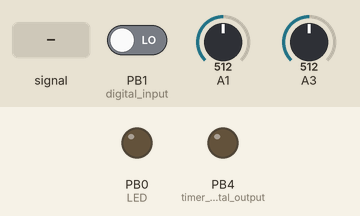
The sketch below on a simulated ATtiny85, built with avr-gcc and run on an emulated ATtiny85. Parts: output pins drawn as LEDs (lit = HIGH). The test bench sets the inputs (shaded band); at power-on: A1 = 512, PB1 (digital_input) LOW, A3 = 512.

Above: at 0.1 s.
At 1.9 s:
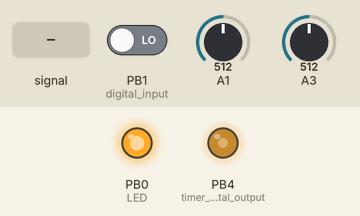
2.0 s: A1 fed a 200 Hz sine of ±81 counts around its level
Timing chart, 0 to 2.6 s (numbered marks = the images above; inputs shaded):
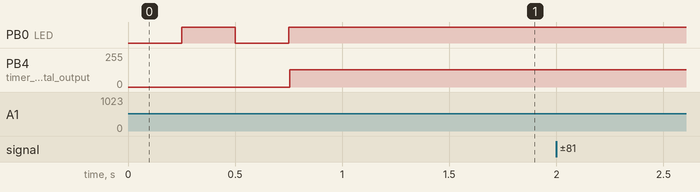

The sketch:

Phaser.ino
```cpp
// (licence header left out)
#include <avr/io.h>
#include <util/delay.h>

#define F_CPU 8000000

//audio and control signal interrupt
int count;
byte sensorMinDefault = 63;
byte sensorMin;

//interrupt variables accessed globally
volatile boolean gotReadings;
volatile byte controlInput;
volatile byte audioInput;
volatile bool inputButtonValue;

//button press control
int button_delay;
int button_delay_b;
int additionalClicks = 0;

int test;
int iw1, iw2;
int phaseSample;
int index, phaseIndex;
byte sampleBuffer[256];  // Audio Memory Array 8-Bit

bool highSensitivity = false;

bool parameterChange = false;
int currentParameter = 0;
byte parameters[] = {
  127, //phase
  255, //buffer length
  0    //loop delay length
};

void setup() {

  PRR = (1 << PRUSI);                  //disable USI to save power as we are not using it
  DIDR0 = (1 << ADC1D) | (1 << ADC3D); //PB2,PB3  //disable digital input in pins that do analog conversion

  pinMode(0, OUTPUT); //LED
  pinMode(4, OUTPUT); //timer 1 in digital output 4 - outs 1 and 2
  pinMode(3, INPUT);  //analog- freq input (knob plus external input 1)
  pinMode(2, INPUT);  //analog- amplitude input (external input 2)
  pinMode(1, INPUT);  //digital input (push button)

  checkVoltage();

  ADCSRA = (1 << ADEN);             //reset ADC Control (ADC Enable 1, everything else 0)
  ADCSRA |= (1 << ADPS2);           //set adc prescaler  to 16 for 500kHz sampling frequency (8 also works well but is noisier). 500/13 cycles per  sample = 38.4 Khz, faster than the timer interrupt -good!

  ADMUX = 0;                              //reset multiplexer settings
  //ADMUX |= (1 << REFS2) | (1 << REFS1);               //2.56V internal Voltage Reference disconnected from AREF
  ADMUX |= (0 << REFS2) | (0 << REFS1) | (0 << REFS0);  //Vcc as voltage reference --not necessary, but a reminder
  ADMUX |= (1 << ADLAR);                    //8-Bit ADC in ADCH Register
  ADMUX |= (1 << MUX0);                   //select ADC1 (audio input)
  ADCSRA |= (1 << ADSC);                    // start conversion

  //set clock source for PWM -datasheet p94
  PLLCSR |= (1 << PLLE);               // Enable PLL (64 MHz)
  _delay_us(100);                      // Wait for a steady state
  while (!(PLLCSR & (1 << PLOCK)));    // Ensure PLL lock: do nothing while the bit PLOCK in register PLLCSR is false
  PLLCSR |= (1 << PCKE);               // Enable PLL as clock source for timer 1

  cli();                               // Interrupts OFF (disable interrupts globally)

  //PWM Generation -timer 1
  GTCCR  = (1 << PWM1B) | (1 << COM1B1); // PWM, output on pb4, compare with OCR1B (see interrupt below), reset on match with OCR1C
  OCR1C  = 0xff;
  TCCR1  = (1 << CS10);                  // no prescale

  //Timer Interrupt Generation -timer 0
  TCCR0A = (1 << WGM01) | (1 << WGM00);    // fast PWM
  TCCR0B = (1 << CS00);                    // no prescale (source: internal clock)
  TIMSK = (1 << TOIE0);                    // Enable Interrupt on overflow, triggered at 31.2KHz (8Mhz / 256 steps per overflow)

  //Pin Change Interrupt
  GIMSK |= (1 << PCIE);    // Enable
  PCMSK |= (1 << PCINT1);  // on pin 1

  sei();                               // Interrupts ON (enable interrupts globally)

  digitalWrite(0, HIGH);                    //lights on!

}

ISR(PCINT0_vect) {                 // PIN Interruption - has priority over Timer 0; this ensures that the switch will work
  inputButtonValue = PINB & 0x02;  // Reads button (digital input1, the second bit in register PINB. We check the value with & binary 10, so 0x02)
}

//Timer0 interruption
ISR(TIMER0_OVF_vect) {                                             //Alternates between reading the audio (most of the time) and control input.

  if (!(ADMUX & 0x02)){                                             //if the audio input is selected... (it's ADC1, so MUX1 = 0. Then, ADMUX & binary 10 = 0, or !(ADMUX&0x02)

      audioInput = ADCH;                                           //read the value

      if (count < 100){                                             //until count is 100,
         if (audioInput < sensorMin) sensorMin = audioInput;        //if the audio input is low, adjust the threshold
         count++;                                                   //advance the counter
      }
      else {                                                        //from 101 onwards
          if (audioInput == sensorMin){                             //the moment the threshold is reached (makes the readings periodical),
            ADMUX |= (1 << MUX1);                                   //select the control input (ADC3, so MUX1 = 1 and MUX0=1. MUX0 was already set to 1 during setup)
            ADMUX &= ~(1 << REFS1);                                 //the control input always needs Vcc for reference to read the potentiometer's full range, so REFS1 is 0
          }
          else if (count > 200) {                                   //if the threshold is not reached after a while,
            sensorMin = sensorMinDefault;                           //reset
            count = 0;
          }
         else count++;
        }
    }
    else {                                                           //if the control input is selected
        controlInput = ADCH;                                         //read the value
        gotReadings = true;
        sensorMin = sensorMinDefault;                                //reset sensorMin
        ADMUX &= ~(1 << MUX1);                                       //select the audio input (ADC1, so MUX1 = 0 and MUX0=1. MUX0 was already set to 1 during setup)
        if (highSensitivity) ADMUX |= (1 << REFS1);                  //if highSensitivity is selected, we toggle REFS1 to use 1.1v as voltage reference
    }

    ADCSRA |=  (1<<ADSC);                                           //start next conversion
}

void loop() {
  while (!gotReadings)             // wait until we have readings

  gotReadings = false;             // as soon as we have readings, reset the condition

  checkButton();

  setParameter();

  //retrieve stored sample
  phaseSample = sampleBuffer[phaseIndex];    // retrieve sample
  phaseIndex = index - parameters[0];       // the control input sets the phase
  phaseIndex = phaseIndex & parameters[1];  // limit index

  OCR1B = (phaseSample + audioInput) >> 1;  // average newly acquired sample with phased sample, and send the result to the PWM output

  //store newly acquired sample to use in the next cycle
  sampleBuffer[index] = audioInput;
  index++;
  index = index & 255;                       // limit index

  variableDelay(parameters[2]);
}

void variableDelay(int us) {
  while(us--)                    //http://stackoverflow.com/questions/32649032/what-does-whilex-mean-in-c/32649606
  _delay_us(1);
}

void setParameter() {
  if (parameterChange) parameters[currentParameter] = controlInput;

  else if ((controlInput & 0xF0) == (parameters[currentParameter] & 0xF0) ) {  //checks the control input against stored value. & 0xF0 is a mask to ignore the 4 lower bits and use less resolution (works better)
      parameterChange = true;                                                  //If the value is the same (because we have moved the knob to the last known position for that parameter),it is ok to change the value :)
  }
}

void checkButton() {
  while (inputButtonValue == HIGH) {
    button_delay++;
    _delay_ms(10);
  }

  if ((inputButtonValue == LOW) && (button_delay > 0)) {   //button released after a while
    bool hold = true;
    while (hold) {
      bool previousButtonState = inputButtonValue; //see if the button is pressed or not

        _delay_ms(1);

        button_delay_b++;                                                  //fast counter to check if there are more presses
        if ((inputButtonValue == HIGH) && (previousButtonState == 0)) {
          additionalClicks++;                                              //if we press the button and we were not pressing it before, that counts as a click
    }

      if (button_delay_b == 300) {

        if (additionalClicks == 0) {  //single click
          currentParameter++;
          if (currentParameter > 2) currentParameter = 0; //3 parameters, indexes from 0 to 2
          flashLEDSlow(currentParameter + 1);             //parameter 0 - flash once, etc
          parameterChange = false;                        //reset parameter change condition so that after we press the button, the newly selected parameter won't immediately change (see setParameter)
          button_delay = 0;
          button_delay_b = 0;
          additionalClicks = 0;
          hold = false;
        }
        else {                         // more than one click
          highSensitivity = !highSensitivity;
          //ADMUX ^= (1 << REFS1);     // toggles REFS1 from 0 to 1 or 1 to 0. When it is 0, reference voltage is Vcc. When it is 1, reference voltage is 1.1v, so the ADC is more sensitive.
          flashLEDSlow(1);
          button_delay = 0;
          button_delay_b = 0;
          additionalClicks = 0;
          hold = false;
        }
      }
    }
  }
}

void checkVoltage() {                   //voltage from 255 to 0; 46 is (approx)5v, 94 is 2.8, 104-106 is 2.5
                                        //we measure a fixed value of 1.1 against Vcc, so the lower the measurement, the higher Vcc
  ADMUX = (0 << REFS1) | (0 << REFS0);  //Vcc as reference
  ADMUX |= (1 << ADLAR);                //Left adjust result (8 bit conversion stored in ADCH)
  ADMUX |= (1 << MUX3) | (1 << MUX2);   //1.1v input
  delay(250);                           //Wait for Vref to settle
  ADCSRA |= (1 << ADSC);                //Start conversion
  while (bit_is_set(ADCSRA, ADSC));     //wait while measuring
  if (ADCH > 103)                       //approx 2.6
    flashLED(8, 100);
  else
    flashLED(1, 250);
}

void flashLED (int times, int gap) {     //for voltage check only (uses regular delay)
  for (int i = 0; i < times; i++)
  {
    digitalWrite(0, HIGH);
    delay(gap);
    digitalWrite(0, LOW);
    delay(gap);
  }
}

void flashLEDSlow(int times) {
  for (int i = 0; i < times; i++){
    _delay_ms(100);
    digitalWrite(0, LOW);
    _delay_ms(100);
    digitalWrite(0, HIGH);
  }
}
```
